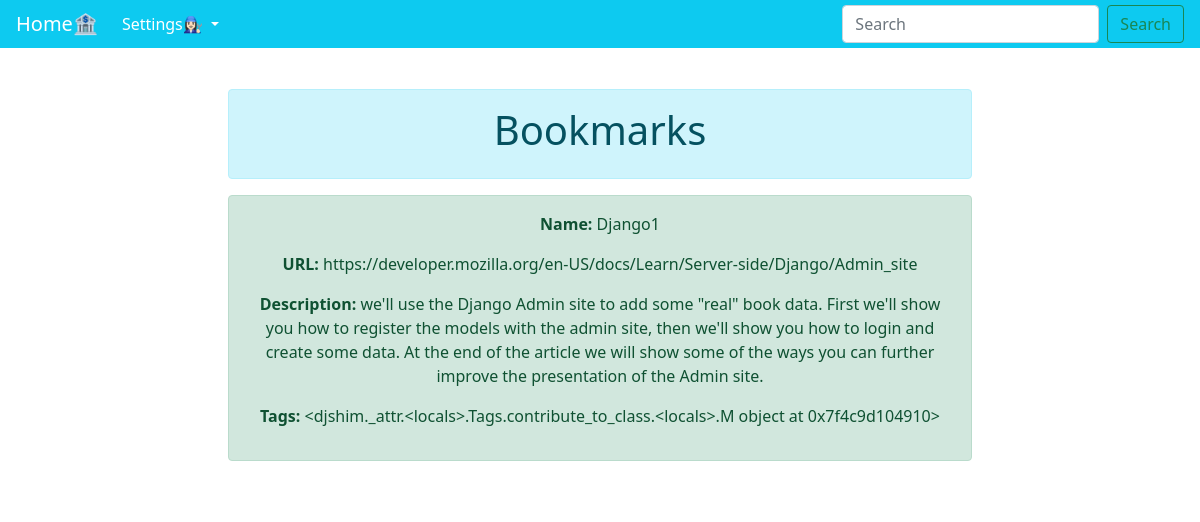
The app's page /bookmarks/bookmarks/1 with its own data.
### bookmarks/models.py (models this page shows, shortened)
class bookmarks(models.Model):
    name = models.CharField(max_length=200)
    url = models.URLField(max_length=200)
    description = models.TextField(max_length=1000, help_text='Add description of bookmark')
    tag = TaggableManager()

### bookmarks/views.py (the view)
# urls.py: path('bookmarks/<int:pk>', views.BookmarkDetailView.as_view(), name='bookmarks-detail'),
class BookmarkDetailView(generic.DetailView):
    model = bookmarks
    paginate_by = 10
    def get_context_data(self, **kwargs):
        context = super(BookmarkDetailView, self).get_context_data(**kwargs)
        context['tags'] = [], self.object.tag.all()
        return context

### bookmarks/templates/bookmarks/bookmarks_detail.html
{% extends "base.html" %}
{% block body %}
<div class="alert alert-info" role="alert">
  <h1>Bookmarks</h1>
</div>
<div class="alert alert-success" role="alert">
  <p><strong>Name:</strong> {{ bookmarks.name }}</p>
    <p><strong>URL:</strong> {{ bookmarks.url }}</p>
  <p><strong>Description:</strong> {{ bookmarks.description }}</p>
  <p><strong>Tags:</strong> {{ bookmarks.tag }}</p>
</div>
{% endblock %}

### bookmarks/templates/base.html (shortened to what this page needs)
<!doctype html>
<html lang="en">
<head>
    <link href="https://cdn.jsdelivr.net/npm/bootstrap@5.0.0-beta3/dist/css/bootstrap.min.css" rel="stylesheet"
>
</head>
<body>
<nav class="navbar navbar-expand-lg p-1 navbar-dark bg-info">
    <div class="container-fluid">
        <a class="navbar-brand" href="{% url 'index' %}">Home🏦</a>
        <div class="collapse navbar-collapse" id="navbarSupportedContent">
            <ul class="navbar-nav me-auto mb-2 mb-lg-0">
                <li class="nav-item dropdown">
                    <a class="nav-link active dropdown-toggle" id="navbarDropdown" role="button"
                       data-bs-toggle="dropdown" aria-expanded="false">
                        Settings👩🏻‍🔧
                    </a>
                </li>
            </ul>
            <form class="d-flex">
                <input class="form-control me-2" type="search" placeholder="Search" aria-label="Search">
                <button class="btn btn-outline-success" type="submit">Search</button>
            </form>
        </div>
    </div>
</nav>
<div class="alert alert-dark=alert">
<div class="container">
    <div class="row mt-4">
        <center><div class="col-lg-8 col-lg-8 md-12 col-md-12 col-sm-12">
            {% block body %}{% endblock %}
        </div></center>
    </div>
</div>
</div>
</body>
</html>

### bookmarks/templates/base.html (style rules this page uses)
body { background-image: url("https://www.firstpalette.com/images/craft-mainpic-square/stainedglassbookmark-main2.jpg");  }

### records on screen
bookmarks: name "Django1", url "https://developer.mozilla.org/en-US/docs/Learn/Server-side/Django/Admin_site", description "we'll use the Django Admin site to add some \"real\" book data. First we'll show you how to register the models with the admin site, then we'll show you how to login and create some data. At the end of the article we will show some of the ways you can further improve the presentation of the Admin site.", tag "<djshim._attr.<locals>.Tags.contribute_to_class.<locals>.M object at 0x7f4c9d104910>"
